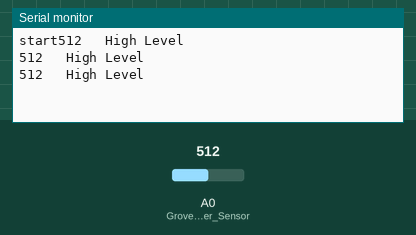
Simulated run of this sketch. Board: Arduino Uno, built with avr-gcc and run on an emulated ATmega328P. Shown: the last lines printed to the serial monitor. The inputs (shaded band) are chosen by the test bench; at power-on: A0 (Grove_Water_Sensor) = 512.

Above: at 1.3 s.
1.4 s: A0 (Grove_Water_Sensor) set to 495
At 1.9 s:
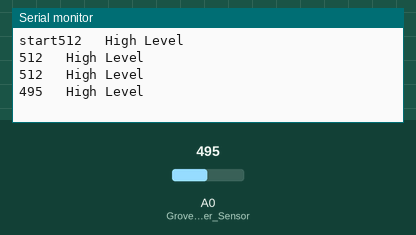
2.9 s: A0 (Grove_Water_Sensor) set to 472
At 3.4 s:
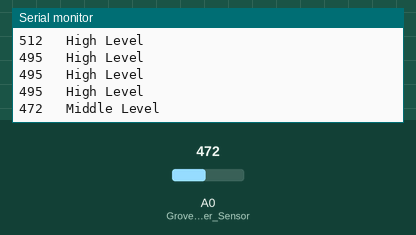
5.0 s: A0 (Grove_Water_Sensor) set to 353
At 5.4 s:
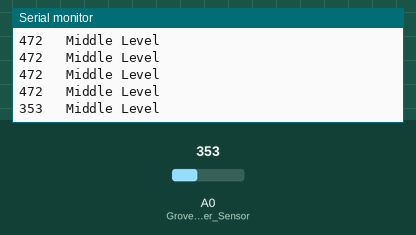
6.5 s: A0 (Grove_Water_Sensor) set to 330
At 6.9 s:
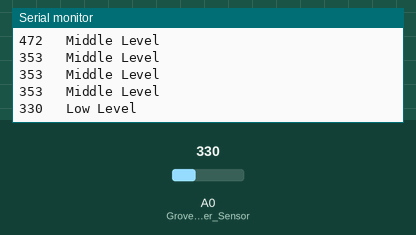
8.5 s: A0 (Grove_Water_Sensor) set to 108
At 8.9 s:
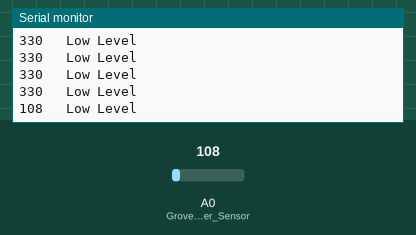
10.0 s: A0 (Grove_Water_Sensor) set to 96
At 10.4 s:
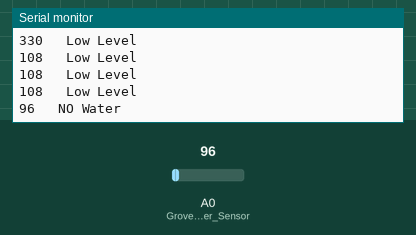

Measured:
- the behaviour switches between 481 and 480 on A0 (Grove_Water_Sensor) (found by bisection; images 1 and 2)
- the behaviour switches between 341 and 340 on A0 (Grove_Water_Sensor) (found by bisection; images 3 and 4)
- the behaviour switches between 101 and 100 on A0 (Grove_Water_Sensor) (found by bisection; images 5 and 6)
- after the input at 1.4 s, the serial monitor: prints a new line after 0.10 s (image 1)
- after the input at 2.9 s, the serial monitor: prints a new line after 0.10 s (image 2)
- after the input at 5.0 s, the serial monitor: prints a new line at once (image 3)
- after the input at 6.5 s, the serial monitor: prints a new line at once (image 4)
- after the input at 8.5 s, the serial monitor: prints a new line at once (image 5)
- after the input at 10.0 s, the serial monitor: prints a new line at once (image 6)

The sketch:

sketch_nov13a.ino
```cpp
#define Grove_Water_Sensor A0 //


void setup() {

   pinMode(Grove_Water_Sensor, INPUT); // The Water Sensor is an Input
   Serial.begin(9600);
   Serial.print("start");

}

void loop() {
   //從A0讀取輸入
  int value = analogRead(Grove_Water_Sensor);
  Serial.print(value);
  Serial.print("   ");
  if (value > 480) {
    Serial.println("High Level");

  }
  else if ((value > 340) && (value <= 480)) {
    Serial.println("Middle Level");

  }
  else if ((value > 100) && (value <=340)){
    Serial.println("Low Level");
   ;
  }
  else if (value <=100){
    Serial.println("NO Water");

  }
  delay(500);
}
```
